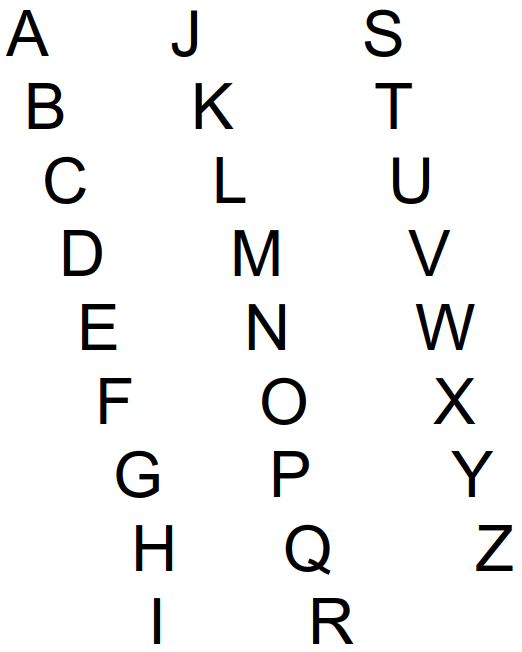
%> input picture OCR/DataSets/ArialUpperCase.png, 522 x 652 px; the run also reads 2 pictures not shown here
$ octave ocr_test.m   (GNU Octave 9; MATLAB toolbox functions it lacks are replaced by stand-ins)
%> lines starting %> are read from the running program, lines starting %| are printed output that depends on the picture; in (x1, y1, x2, y2) boxes, pixels count from 0 and x2, y2 are one past the last pixel; in counts of white or black regions, pixels touching at a corner belong together; the program's own positions count from 1
### OCR/prepareDataSet.m
function data_set = prepareDataSet(font_name, side_size)

    dir = "DataSets/";
    font_ucase_name  = strcat(dir, "ArialUpperCase.png");
    font_lcase_name  = strcat(dir, "ArialLowerCase.png");
    font_others_name = strcat(dir, "ArialOthers.png");

    if isstring(font_name)
        if isfile(strcat(dir, font_name, "UpperCase.png")) && isfile(strcat(dir, font_name, "LowerCase.png")) && isfile(strcat(dir, font_name, "Others.png"))
            font_ucase_name  = strcat(dir, font_name, "UpperCase.png");
            font_lcase_name  = strcat(dir, font_name, "LowerCase.png");
            font_others_name = strcat(dir, font_name, "Others.png");
        end
    end

    im_ucase  = double(imread(font_ucase_name))/255;
    im_lcase  = double(imread(font_lcase_name))/255;
    im_others = double(imread(font_others_name))/255;

    bim_ucase  = ~imbinarize(rgb2gray(im_ucase));
    bim_lcase  = ~imbinarize(rgb2gray(im_lcase));
    bim_others = ~imbinarize(rgb2gray(im_others));

    l_ucase  = bwlabel(bim_ucase);
    l_lcase  = bwlabel(bim_lcase);
    l_others = bwlabel(bim_others);

    l_lcase = changeLabel(l_lcase, 10, 9);
    l_lcase = changeLabel(l_lcase, 11, 10);

    l_others = changeLabel(l_others, 12, 11);
    l_others = changeLabel(l_others, 20, 19);
    l_others = changeLabel(l_others, 25, 24);
    l_others = changeLabel(l_others, 26, 25);
    l_others = changeLabel(l_others, 30, 29);

    ucase_char  = regionprops(logical(l_ucase), 'image');
    lcase_char  = regionprops(l_lcase, 'image');
    others_char = regionprops(l_others, 'image');

    im_chars = zeros(side_size, side_size, length(ucase_char) + length(lcase_char) + length(others_char));

    for i=1:length(ucase_char)
        im_chars(:,:,i) = resizeToSquare(ucase_char(i).Image, side_size);
    end
    for i=1:length(lcase_char)
        im_chars(:,:,i + length(ucase_char)) = resizeToSquare(lcase_char(i).Image, side_size);
    end
    for i=1:length(others_char)
        im_chars(:,:,i + length(ucase_char) + length(lcase_char)) = resizeToSquare(others_char(i).Image, side_size);
    end

    data_set = im_chars;
end

### OCR/changeLabel.m
function m = changeLabel(m, v1, v2)
 m(m==v1) = v2;
 for i=v1+1:max(m, [], 'all')
    m(m==i) = i-1;
 end
end

### OCR/resizeToSquare.m
function im_square = resizeToSquare(im, final_size)

    height  = size(im, 1);
    width = size(im, 2);

    if width > height
        padding_bottom = double(idivide(int16(width - height), int16(2)));
        padding_top    = padding_bottom;
        if mod(int16(width - height), 2) %odd
            padding_top = padding_top + 1;
        end

        im_square = padarray(im, padding_top, 0, 'pre');
        im_square = padarray(im_square, padding_bottom, 0, 'post');
    elseif height > width
        padding_right = double(idivide(int16(height - width), int16(2)));
        padding_left = padding_right;
        if mod(int16(height - width), 2) %odd
            padding_left = padding_left + 1;
        end

        im_square = padarray(im, [0, padding_left], 0, 'pre');
        im_square = padarray(im_square, [0, padding_right], 0, 'post');
    else
        im_square = im;
    end

    im_square = imresize(im_square, [final_size, final_size]);
end

### OCR/myOcr.m
function result_character = myOcr(data_set, input_character)

    characters_mapping = ["A", "B", "C", "D", "E", "F", "G", "H", "I", "J", "K", ...
                          "L", "M", "N", "O", "P", "Q", "R", "S", "T", "U", "V", ...
                          "W", "X", "Y", "Z", "a", "b", "c", "d", "e", "f", "g", ...
                          "h", "i", "j", "k", "l", "m", "n", "o", "p", "q", "r", ...
                          "s", "t", "u", "v", "w", "x", "y", "z", "1", "2", "3", ...
                          "4", "5", "6", "7", "8", "9", "0", "!", "@", "#", "&", ...
                          "(", ")", "-", "+", "=", "[", "]", "{", "}", ":", ";", ...
                          "'", ",", ".", "?"];

    result = zeros(1, size(data_set, 3));
    for i=1:size(data_set, 3)
        result(1,i) = corr2(input_character(:,:), data_set(:,:,i));
    end

    [val, idx] = max(result(1,:));
    result_character = characters_mapping(idx);
end

### OCR/ocr_test.m
clear; clc;

arial_data_set     = prepareDataSet("Arial", 50);
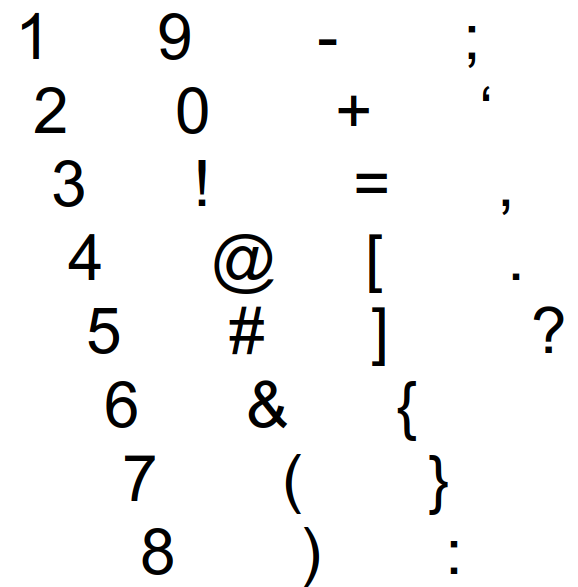
%> input picture OCR/DataSets/ArialOthers.png, 578 x 587 px
%> in prepareDataSet, `bim_ucase  = ~imbinarize(rgb2gray(im_ucase));`: bim_ucase: size 652x522 logical; 5% white; 26 white regions, largest, box (x1, y1, x2, y2) and area: (235, 230, 279, 276) 989, (416, 304, 475, 350) 952, (29, 83, 63, 129) 827
%> in prepareDataSet, `bim_lcase  = ~imbinarize(rgb2gray(im_lcase));`: bim_lcase: size 647x517 logical; 3.6% white; 28 white regions, largest, box (x1, y1, x2, y2) and area: (229, 235, 274, 269) 689, (120, 456, 149, 504) 676, (420, 310, 466, 343) 638
%> in prepareDataSet, `bim_others = ~imbinarize(rgb2gray(im_others));`: bim_others: size 587x578 logical; 3.6% white; 34 white regions, largest, box (x1, y1, x2, y2) and area: (215, 234, 273, 294) 1372, (249, 380, 287, 428) 778, (230, 307, 264, 354) 691
%> in prepareDataSet, `l_ucase  = bwlabel(bim_ucase);`: l_ucase: size 652x522 double; 27 distinct labels, from 0 to 26
%> in prepareDataSet, `l_lcase  = bwlabel(bim_lcase);`: l_lcase: size 647x517 double; 29 distinct labels, from 0 to 28
%> in prepareDataSet, `l_others = bwlabel(bim_others);`: l_others: size 587x578 double; 35 distinct labels, from 0 to 34
%> in changeLabel, `m(m==v1) = v2;`: m: size 647x517 double; 28 distinct labels, from 0 to 28
%> the loop in changeLabel, `for i=v1+1:max(m, [], 'all')` made 18 passes
%> after the loop in changeLabel, `for i=v1+1:max(m, [], 'all')`: m: size 647x517 double; 28 distinct labels, from 0 to 27
%> call 2 of changeLabel, with v1 = 11, v2 = 10
%> in changeLabel (call 2), `m(m==v1) = v2;`: m: size 647x517 double; 27 distinct labels, from 0 to 27
%> the loop in changeLabel (call 2), `for i=v1+1:max(m, [], 'all')` made 16 passes
%> after the loop in changeLabel (call 2), `for i=v1+1:max(m, [], 'all')`:
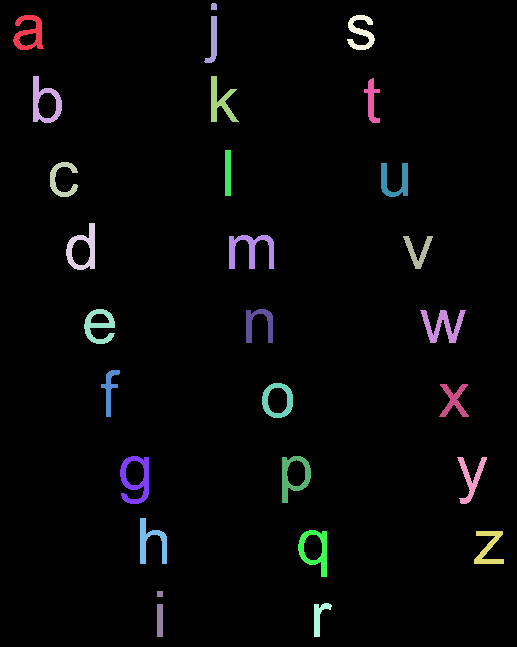
%> m: size 647x517 double; 27 distinct labels, from 0 to 26; one colour per label, 0 black
%> call 3 of changeLabel, with v1 = 12, v2 = 11
%> in changeLabel (call 3), `m(m==v1) = v2;`: m: size 587x578 double; 34 distinct labels, from 0 to 34
%> the loop in changeLabel (call 3), `for i=v1+1:max(m, [], 'all')` made 22 passes
%> after the loop in changeLabel (call 3), `for i=v1+1:max(m, [], 'all')`:
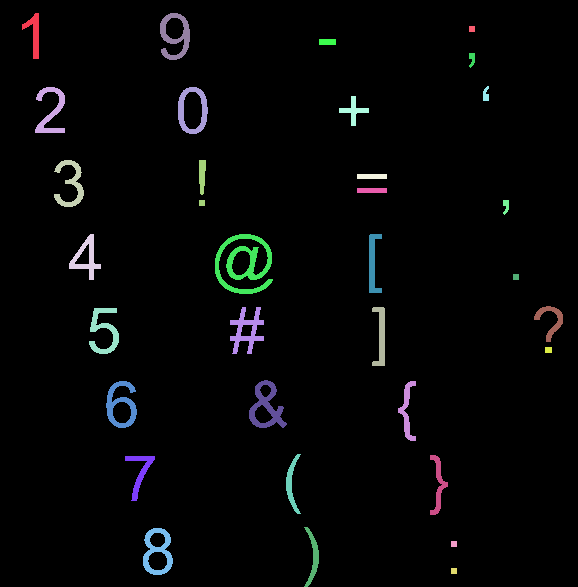
%> m: size 587x578 double; 34 distinct labels, from 0 to 33; one colour per label, 0 black
%> call 4 of changeLabel, with v1 = 20, v2 = 19
%> in changeLabel (call 4), `m(m==v1) = v2;`: m: size 587x578 double; 33 distinct labels, from 0 to 33
%> the loop in changeLabel (call 4), `for i=v1+1:max(m, [], 'all')` made 13 passes
%> after the loop in changeLabel (call 4), `for i=v1+1:max(m, [], 'all')`:
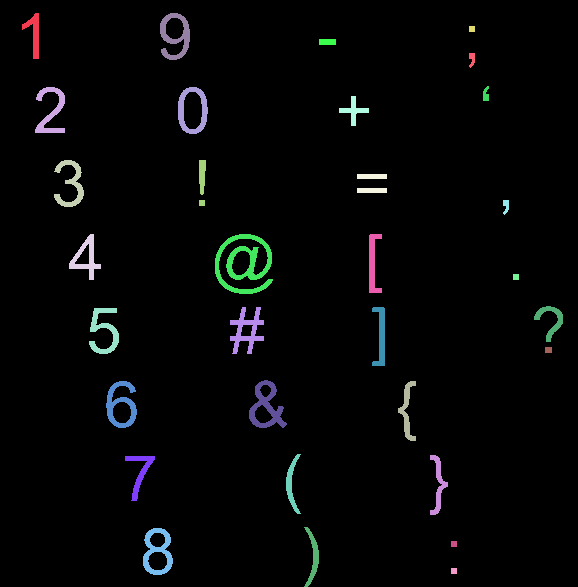
%> m: size 587x578 double; 33 distinct labels, from 0 to 32; one colour per label, 0 black
%> call 5 of changeLabel, with v1 = 25, v2 = 24
%> in changeLabel (call 5), `m(m==v1) = v2;`: m: size 587x578 double; 32 distinct labels, from 0 to 32
%> the loop in changeLabel (call 5), `for i=v1+1:max(m, [], 'all')` made 7 passes
%> after the loop in changeLabel (call 5), `for i=v1+1:max(m, [], 'all')`:
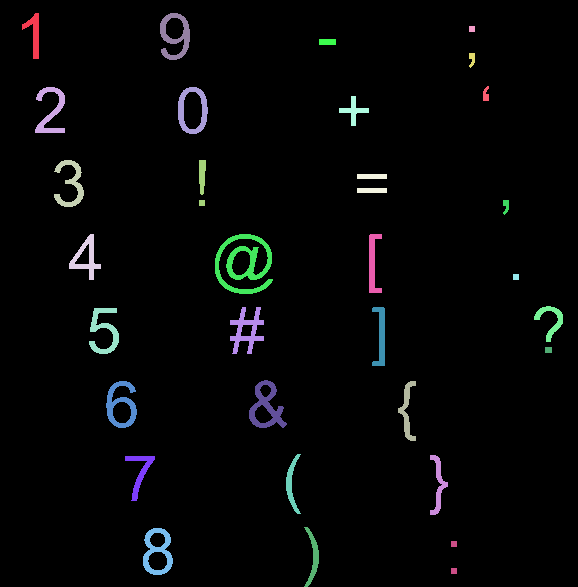
%> m: size 587x578 double; 32 distinct labels, from 0 to 31; one colour per label, 0 black
%> call 6 of changeLabel, with v1 = 26, v2 = 25
%> in changeLabel (call 6), `m(m==v1) = v2;`: m: size 587x578 double; 31 distinct labels, from 0 to 31
%> the loop in changeLabel (call 6), `for i=v1+1:max(m, [], 'all')` made 5 passes
%> after the loop in changeLabel (call 6), `for i=v1+1:max(m, [], 'all')`:
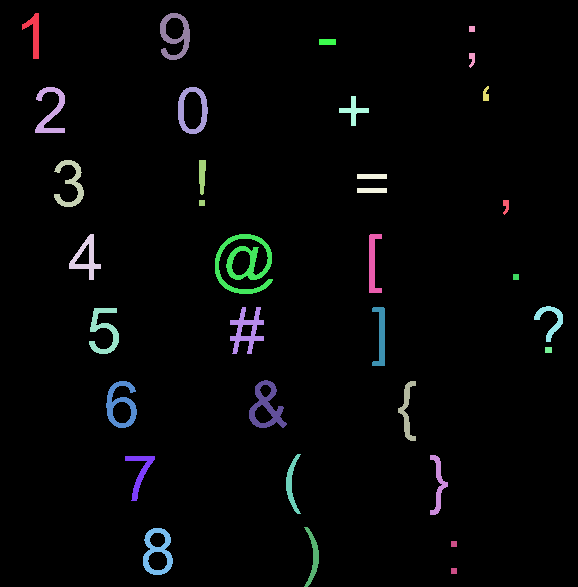
%> m: size 587x578 double; 31 distinct labels, from 0 to 30; one colour per label, 0 black
%> in changeLabel (call 7), `m(m==v1) = v2;`: m: size 587x578 double; 30 distinct labels, from 0 to 29
%> in prepareDataSet, `ucase_char  = regionprops(logical(l_ucase), 'image');`: ucase_char = 26 items
%> in prepareDataSet, `others_char = regionprops(l_others, 'image');`: others_char = 29 items
%> the loop in prepareDataSet, `for i=1:length(ucase_char)` made 26 passes
%> (height in resizeToSquare, width in resizeToSquare, padding_right in resizeToSquare, padding_left in resizeToSquare) on passes 1 to 12: (46, 43, 1, 2), (46, 34, 6, 6), (47, 41, 3, 3), (46, 38, 4, 4), (46, 34, 6, 6), (46, 31, 7, 8), (47, 43, 2, 2), (46, 36, 5, 5), (46, 6, 20, 20), (47, 25, 11, 11), (46, 37, 4, 5), (46, 28, 9, 9)
%> (height in resizeToSquare, width in resizeToSquare, padding_bottom in resizeToSquare, padding_top in resizeToSquare) on pass 23: (46, 59, 6, 7)
%> the loop in prepareDataSet, `for i=1:length(lcase_char)` made 26 passes
%> (height in resizeToSquare, width in resizeToSquare, padding_right in resizeToSquare, padding_left in resizeToSquare) on passes 1 to 12: (35, 31, 2, 2), (47, 29, 9, 9), (35, 28, 3, 4), (47, 29, 9, 9), (35, 31, 2, 2), (47, 19, 14, 14), (48, 29, 9, 10), (46, 27, 9, 10), (46, 6, 20, 20), (60, 13, 23, 24), (46, 28, 9, 9), (46, 6, 20, 20)
%> (height in resizeToSquare, width in resizeToSquare, padding_bottom in resizeToSquare, padding_top in resizeToSquare) on passes 13, 23: (34, 45, 5, 6), (33, 46, 6, 7)
%> the loop in prepareDataSet, `for i=1:length(others_char)` made 29 passes
%> (height in resizeToSquare, width in resizeToSquare, padding_right in resizeToSquare, padding_left in resizeToSquare) on passes 1 to 12: (46, 17, 14, 15), (46, 30, 8, 8), (47, 30, 8, 9), (46, 32, 7, 7), (46, 30, 8, 8), (47, 31, 8, 8), (45, 30, 7, 8), (47, 30, 8, 9), (47, 30, 8, 9), (47, 30, 8, 9), (46, 7, 19, 20), (60, 58, 1, 1)
%> (height in resizeToSquare, width in resizeToSquare, padding_bottom in resizeToSquare, padding_top in resizeToSquare) on passes 17, 19: (6, 17, 5, 6), (19, 30, 5, 6)
tnr_data_set       = prepareDataSet("TimesNewRoman", 50);
%> the loop in prepareDataSet (call 2), `for i=1:length(ucase_char)` made 26 passes
%> the loop in prepareDataSet (call 2), `for i=1:length(lcase_char)` made 26 passes
%> the loop in prepareDataSet (call 2), `for i=1:length(others_char)` made 29 passes
%> pass 3, in resizeToSquare (call 136), `im_square = padarray(im, [0, padding_left], 0, 'pre');`:
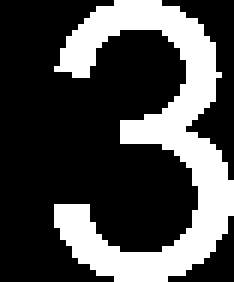
%> im_square: size 47x39 logical (shown 6 times larger); 29.1% white; 1 white region, box (x1, y1, x2, y2) and area: (9, 0, 39, 47) 534
helvetica_data_set = prepareDataSet("Helvetica", 50);

data_set = arial_data_set;

% [6 lines of commented-out code are left out]
test_data = double(imread("ArialTest.png"))/255;
test_data = ~imbinarize(rgb2gray(test_data));

test_data = bwlabel(test_data);
test_data = regionprops(logical(test_data), "image");

input_char = zeros(50, 50, length(test_data));

for i=1:length(test_data)
    input_char(:,:,i) = resizeToSquare(test_data(i).Image, 50);
%     subplot(5, 5, i);
%     imshow(input_char(:,:,i));
end
%> this loop made 7 passes

result_text = "";
for i=1:size(input_char, 3)
    result_text = strcat(result_text, myOcr(data_set, input_char(:,:,i)));
end
